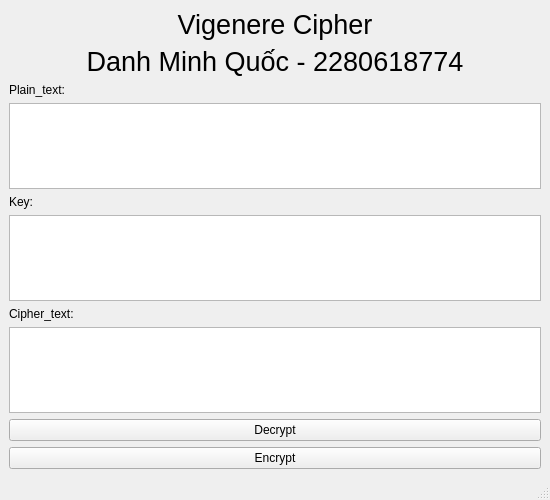
<?xml version="1.0" encoding="UTF-8"?>
<ui version="4.0">
 <class>Vigenere</class>
 <widget class="QMainWindow" name="Vigenere">
  <property name="geometry">
   <rect>
    <x>0</x>
    <y>0</y>
    <width>550</width>
    <height>500</height>
   </rect>
  </property>
  <property name="windowTitle">
   <string>MainWindow</string>
  </property>
  <widget class="QWidget" name="centralwidget">
   <layout class="QVBoxLayout" name="verticalLayout">
    <item>
     <widget class="QLabel" name="VigenereCipher">
      <property name="font">
       <font>
        <pointsize>20</pointsize>
       </font>
      </property>
      <property name="text">
       <string>Vigenere Cipher</string>
      </property>
      <property name="alignment">
       <set>Qt::AlignCenter</set>
      </property>
     </widget>
    </item>
    <item>
     <widget class="QLabel" name="TTCN">
      <property name="font">
       <font>
        <pointsize>20</pointsize>
       </font>
      </property>
      <property name="text">
       <string>Danh Minh Quốc - 2280618774</string>
      </property>
      <property name="alignment">
       <set>Qt::AlignCenter</set>
      </property>
     </widget>
    </item>
    <item>
     <widget class="QLabel" name="PlainText">
      <property name="text">
       <string>Plain_text:</string>
      </property>
     </widget>
    </item>
    <item>
     <widget class="QPlainTextEdit" name="plaintext_txt"/>
    </item>
    <item>
     <widget class="QLabel" name="Key">
      <property name="text">
       <string>Key:</string>
      </property>
     </widget>
    </item>
    <item>
     <widget class="QPlainTextEdit" name="key_txt"/>
    </item>
    <item>
     <widget class="QLabel" name="CipherText">
      <property name="text">
       <string>Cipher_text:</string>
      </property>
      <property name="textFormat">
       <enum>Qt::AutoText</enum>
      </property>
     </widget>
    </item>
    <item>
     <widget class="QPlainTextEdit" name="ciphertext_txt"/>
    </item>
    <item>
     <widget class="QPushButton" name="decrypt_btn">
      <property name="text">
       <string>Decrypt</string>
      </property>
     </widget>
    </item>
    <item>
     <widget class="QPushButton" name="encrypt_btn">
      <property name="text">
       <string>Encrypt</string>
      </property>
     </widget>
    </item>
   </layout>
  </widget>
  <widget class="QMenuBar" name="menubar">
   <property name="geometry">
    <rect>
     <x>0</x>
     <y>0</y>
     <width>550</width>
     <height>22</height>
    </rect>
   </property>
  </widget>
  <widget class="QStatusBar" name="statusbar"/>
 </widget>
 <resources/>
 <connections/>
</ui>
